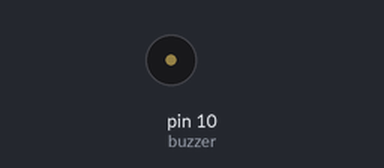
Simulated run of this sketch. Board: Arduino Uno, built with avr-gcc and run on an emulated ATmega328P. Shown: buzzer (waves = sounding).

Above: at 1.0 s.
At 9.0 s:
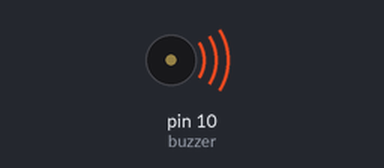
Timing chart, 0 to 14.3 s (numbered marks = the images above):
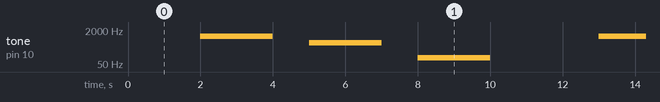

Measured:
- by itself, tone on pin 10 (buzzer): repeats every 11.0 s: silent 1.0 s, 500 Hz 2.0 s, silent 1.0 s, 100 Hz 2.0 s, silent 3.0 s, 1000 Hz 2.0 s

The sketch:

buzzer_1.ino
```cpp
#define buzzer 10


void setup() {
pinMode(buzzer,OUTPUT);

}

void loop() {

digitalWrite(buzzer,HIGH);
delay(1000);
digitalWrite(buzzer,LOW);
delay(1000);


tone(buzzer, 1000);
delay(2000);

noTone(buzzer) ;
delay(1000);


tone(buzzer, 500);
delay(2000);

noTone(buzzer) ;
delay(1000);

tone(buzzer, 100);
delay(2000);

noTone(buzzer) ;
delay(1000);


}
```
